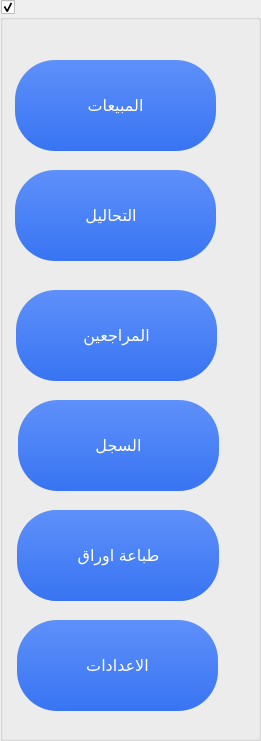
   <widget class="QGroupBox" name="groupBox">
    <property name="enabled">
     <bool>true</bool>
    </property>
    <property name="geometry">
     <rect>
      <x>1020</x>
      <y>-30</y>
      <width>261</width>
      <height>741</height>
     </rect>
    </property>
    <property name="styleSheet">
     <string notr="true">QPushButton{
border-radius: 40px;
color:rgb(255, 255, 255);
background-color: qlineargradient(spread:pad, x1:0, y1:0, x2:0, y2:1, stop:0 #5e90fa, stop:1 #3874f2);

}
QPushButton:disabled{
color:rgb(198, 198, 198);
	background-color: qlineargradient(spread:pad, x1:0, y1:0, x2:1, y2:1, stop:0.512438 rgba(112, 174, 234, 255), stop:1 rgba(82, 157, 255, 255));
}
QPushButton:hover{
border: 2px solid rgb(49, 44, 113);
background-color: qlineargradient(spread:pad, x1:0, y1:0, x2:0, y2:1, stop:0 #5e80fa, stop:1 #3874f2);
}
QPushButton:pressed{
    background-color: qlineargradient(spread:pad, x1:0, y1:0, x2:0, y2:1, stop:0 #3874f2, stop:1 #5e90fa);
}</string>
    </property>
    <property name="title">
     <string/>
    </property>
    <property name="checkable">
     <bool>true</bool>
    </property>
    <widget class="QPushButton" name="pushButton">
     <property name="enabled">
      <bool>true</bool>
     </property>
     <property name="geometry">
      <rect>
       <x>15</x>
       <y>60</y>
       <width>201</width>
       <height>91</height>
      </rect>
     </property>
     <property name="font">
      <font>
       <family>Segoe UI</family>
       <pointsize>12</pointsize>
       <weight>50</weight>
       <bold>false</bold>
      </font>
     </property>
     <property name="cursor">
      <cursorShape>PointingHandCursor</cursorShape>
     </property>
     <property name="mouseTracking">
      <bool>false</bool>
     </property>
     <property name="tabletTracking">
      <bool>true</bool>
     </property>
     <property name="styleSheet">
      <string notr="true"/>
     </property>
     <property name="text">
      <string>المبيعات</string>
     </property>
     <property name="icon">
      <iconset resource="icons.qrc">
       <normaloff>:/icons8-sales-performance-64.png</normaloff>:/icons8-sales-performance-64.png</iconset>
     </property>
     <property name="iconSize">
      <size>
       <width>50</width>
       <height>50</height>
      </size>
     </property>
    </widget>
    <widget class="QPushButton" name="pushButton_2">
     <property name="enabled">
      <bool>true</bool>
     </property>
     <property name="geometry">
      <rect>
       <x>15</x>
       <y>170</y>
       <width>201</width>
       <height>91</height>
      </rect>
     </property>
     <property name="font">
      <font>
       <family>Segoe UI</family>
       <pointsize>12</pointsize>
       <weight>50</weight>
       <bold>false</bold>
      </font>
     </property>
     <property name="cursor">
      <cursorShape>PointingHandCursor</cursorShape>
     </property>
     <property name="focusPolicy">
      <enum>Qt::StrongFocus</enum>
     </property>
     <property name="styleSheet">
      <string notr="true"/>
     </property>
     <property name="text">
      <string>التحاليل  </string>
     </property>
     <property name="icon">
      <iconset resource="icons.qrc">
       <normaloff>:/icons8-test-tube-100.png</normaloff>:/icons8-test-tube-100.png</iconset>
     </property>
     <property name="iconSize">
      <size>
       <width>70</width>
       <height>70</height>
      </size>
     </property>
    </widget>
    <widget class="QPushButton" name="pushButton_3">
     <property name="enabled">
      <bool>true</bool>
     </property>
     <property name="geometry">
      <rect>
       <x>18</x>
       <y>400</y>
       <width>201</width>
       <height>91</height>
      </rect>
     </property>
     <property name="font">
      <font>
       <family>Segoe UI</family>
       <pointsize>12</pointsize>
       <weight>50</weight>
       <bold>false</bold>
      </font>
     </property>
     <property name="cursor">
      <cursorShape>PointingHandCursor</cursorShape>
     </property>
     <property name="styleSheet">
      <string notr="true"/>
     </property>
     <property name="text">
      <string>السجل</string>
     </property>
     <property name="icon">
      <iconset resource="icons.qrc">
       <normaloff>:/icons8-order-history-64.png</normaloff>:/icons8-order-history-64.png</iconset>
     </property>
     <property name="iconSize">
      <size>
       <width>60</width>
       <height>54</height>
      </size>
     </property>
    </widget>
    <widget class="QPushButton" name="pushButton_4">
     <property name="enabled">
      <bool>true</bool>
     </property>
     <property name="geometry">
      <rect>
       <x>17</x>
       <y>620</y>
       <width>201</width>
       <height>91</height>
      </rect>
     </property>
     <property name="font">
      <font>
       <family>Segoe UI</family>
       <pointsize>12</pointsize>
       <weight>50</weight>
       <bold>false</bold>
      </font>
     </property>
     <property name="cursor">
      <cursorShape>PointingHandCursor</cursorShape>
     </property>
     <property name="styleSheet">
      <string notr="true"/>
     </property>
     <property name="text">
      <string>الاعدادات</string>
     </property>
     <property name="icon">
      <iconset resource="icons.qrc">
       <normaloff>:/icons8-settings-512.png</normaloff>:/icons8-settings-512.png</iconset>
     </property>
     <property name="iconSize">
      <size>
       <width>50</width>
       <height>50</height>
      </size>
     </property>
    </widget>
    <widget class="QPushButton" name="pushButton_5">
     <property name="enabled">
      <bool>true</bool>
     </property>
     <property name="geometry">
      <rect>
       <x>16</x>
       <y>290</y>
       <width>201</width>
       <height>91</height>
      </rect>
     </property>
     <property name="font">
      <font>
       <family>Segoe UI</family>
       <pointsize>12</pointsize>
       <weight>50</weight>
       <bold>false</bold>
      </font>
     </property>
     <property name="cursor">
      <cursorShape>PointingHandCursor</cursorShape>
     </property>
     <property name="styleSheet">
      <string notr="true"/>
     </property>
     <property name="text">
      <string>المراجعين</string>
     </property>
     <property name="icon">
      <iconset resource="icons.qrc">
       <normaloff>:/icons8-user-group-100.png</normaloff>:/icons8-user-group-100.png</iconset>
     </property>
     <property name="iconSize">
      <size>
       <width>75</width>
       <height>72</height>
      </size>
     </property>
    </widget>
    <widget class="QPushButton" name="pushButton_6">
     <property name="enabled">
      <bool>true</bool>
     </property>
     <property name="geometry">
      <rect>
       <x>17</x>
       <y>510</y>
       <width>201</width>
       <height>91</height>
      </rect>
     </property>
     <property name="font">
      <font>
       <family>Segoe UI</family>
       <pointsize>12</pointsize>
       <weight>50</weight>
       <bold>false</bold>
      </font>
     </property>
     <property name="text">
      <string>تسجيل الدخول</string>
     </property>
    </widget>
    <widget class="QPushButton" name="pushButton_12">
     <property name="enabled">
      <bool>true</bool>
     </property>
     <property name="geometry">
      <rect>
       <x>18</x>
       <y>510</y>
       <width>201</width>
       <height>91</height>
      </rect>
     </property>
     <property name="font">
      <font>
       <family>Segoe UI</family>
       <pointsize>12</pointsize>
       <weight>50</weight>
       <bold>false</bold>
      </font>
     </property>
     <property name="cursor">
      <cursorShape>PointingHandCursor</cursorShape>
     </property>
     <property name="styleSheet">
      <string notr="true"/>
     </property>
     <property name="text">
      <string>طباعة اوراق</string>
     </property>
     <property name="icon">
      <iconset resource="icons.qrc">
       <normaloff>:/icons8-print-64 (1).png</normaloff>:/icons8-print-64 (1).png</iconset>
     </property>
     <property name="iconSize">
      <size>
       <width>50</width>
       <height>50</height>
      </size>
     </property>
    </widget>
   </widget>
